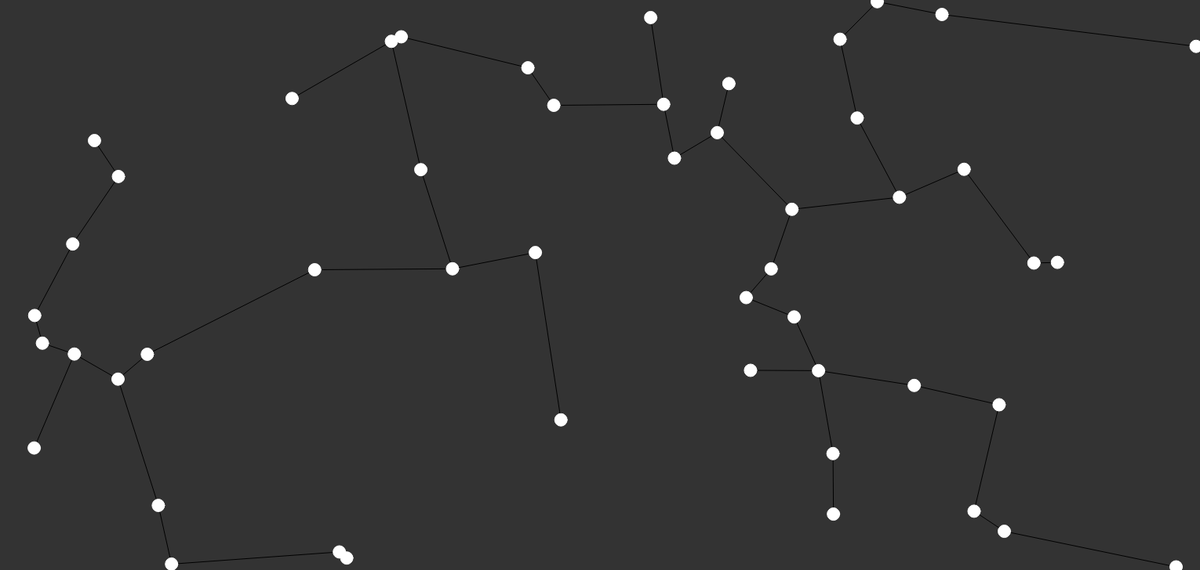
Frame 1 (no input)
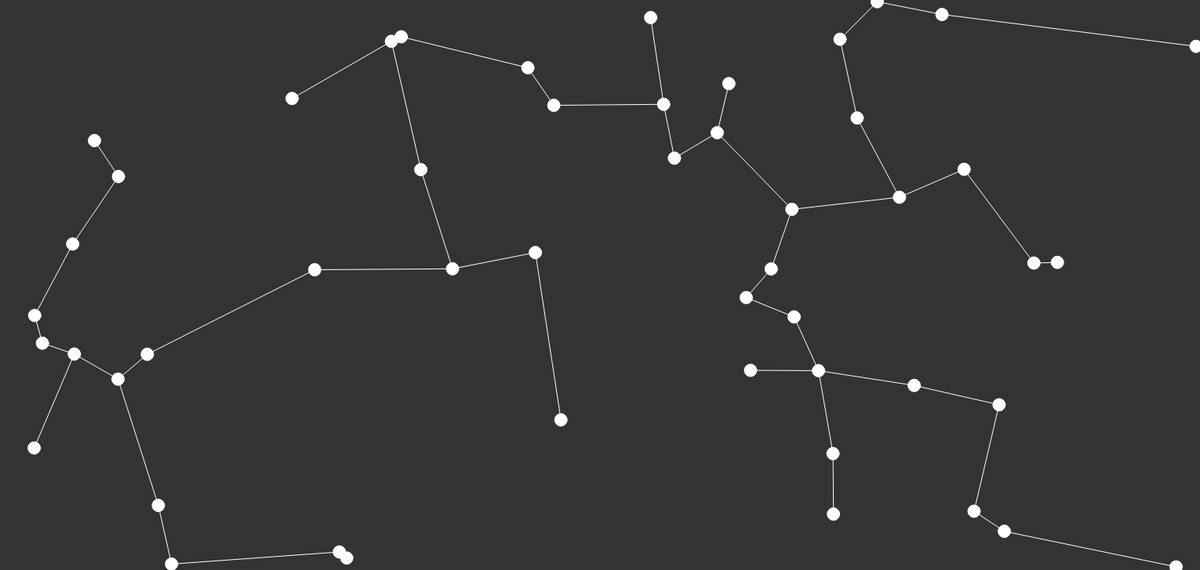
Frame 60 (no input)
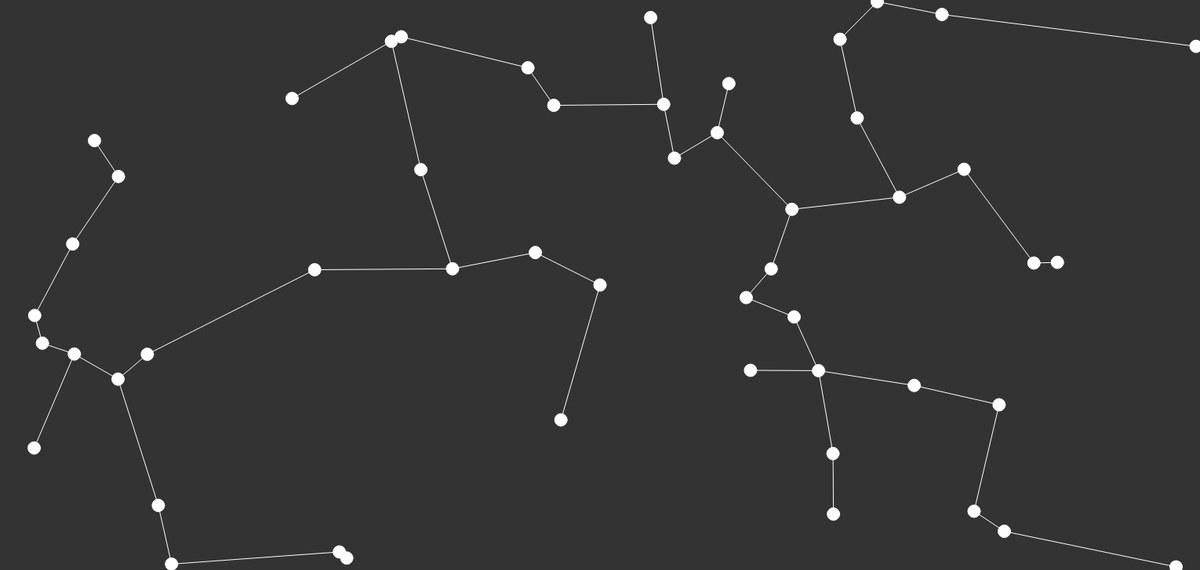
Frame 120 (the mouse pressed at the canvas centre since frame 60)

The p5.js sketch that drew these frames (run headless with seeded random() and noise() and a simulated clock; from frame 60 on, the mouse is pressed at the canvas centre):

// p5.js sketch
// ── sketch.js
/// <reference path="./p5.global-mode.d.ts" />


var vertices = [];
function setup() {
    createCanvas(1530, 728);

    for (var i = 0; i < 50; ++i) {
        var v = createVector(random(width), random(height));
        vertices.push(v);
    }

}
function mousePressed() {
    var v = createVector(mouseX, mouseY);
    vertices.push(v);
}
function draw() {
    background(51);

    var visited = [];
    var unvisited = [...vertices];

    visited.push(unvisited[0]);
    unvisited.splice(0, 1);

    while (unvisited.length > 0) {

        var record = 100000;
        var vIndex;
        var uIndex;
        for (var i = 0; i < visited.length; ++i) {

            for (var j = 0; j < unvisited.length; ++j) {

                var v1 = visited[i];
                var v2 = unvisited[j];

                var d = dist(v1.x, v1.y, v2.x, v2.y);

                if (d < record) {
                    record = d;
                    vIndex = i;
                    uIndex = j;
                }

            }
        }

        line(visited[vIndex].x, visited[vIndex].y, unvisited[uIndex].x, unvisited[uIndex].y);

        visited.push(unvisited[uIndex]);
        unvisited.splice(uIndex, 1);

    }

    for (var i = 0; i < vertices.length; ++i) {

        fill(255);
        stroke(255);
        ellipse(vertices[i].x, vertices[i].y, 16, 16);

    }
}
